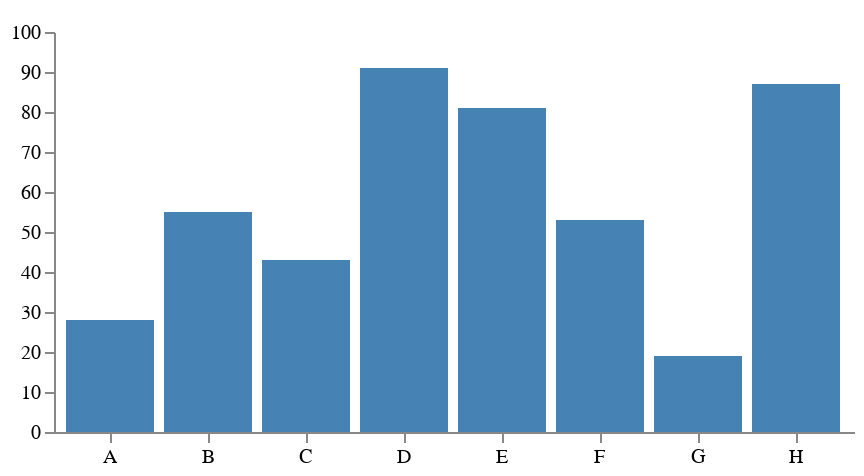

Vega-Lite specification stored for this chart:
### Vega specification from a JSON file in a GitHub repository (floating-point values rounded to 4 significant figures)
{"$schema": "https://vega.github.io/schema/vega/v3.json", "width": 400, "height": 200, "padding": 5, "data": [{"name": "table", "values": [{"category": "A", "amount": 28}, {"category": "B", "amount": 55}, {"category": "C", "amount": 43}, {"category": "D", "amount": 91}, {"category": "E", "amount": 81}, {"category": "F", "amount": 53}, {"category": "G", "amount": 19}, {"category": "H", "amount": 87}]}], "signals": [{"name": "tooltip", "value": {}, "on": [{"events": "rect:mouseover", "update": "datum"}, {"events": "rect:mouseout", "update": "{}"}]}], "scales": [{"name": "xscale", "type": "band", "domain": {"data": "table", "field": "category"}, "range": "width", "padding": 0.1, "round": true}, {"name": "yscale", "domain": {"data": "table", "field": "amount"}, "nice": true, "range": "height"}], "axes": [{"orient": "bottom", "scale": "xscale"}, {"orient": "left", "scale": "yscale"}], "marks": [{"type": "rect", "from": {"data": "table"}, "encode": {"enter": {"x": {"scale": "xscale", "field": "category"}, "width": {"scale": "xscale", "band": 1}, "y": {"scale": "yscale", "field": "amount"}, "y2": {"scale": "yscale", "value": 0}}, "update": {"fill": {"value": "steelblue"}}, "hover": {"fill": {"value": "red"}}}}, {"type": "text", "encode": {"enter": {"align": {"value": "center"}, "baseline": {"value": "bottom"}, "fill": {"value": "#333"}}, "update": {"x": {"scale": "xscale", "signal": "tooltip.category", "band": 0.5}, "y": {"scale": "yscale", "signal": "tooltip.amount", "offset": -2}, "text": {"signal": "tooltip.amount"}, "fillOpacity": [{"test": "datum === tooltip", "value": 0}, {"value": 1}]}}}]}
